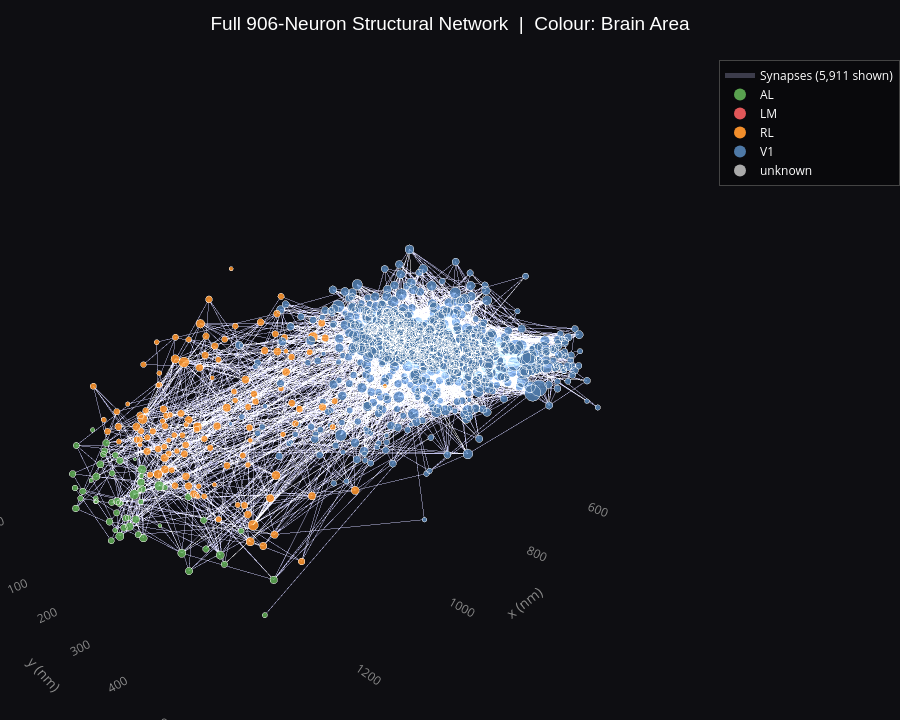

Notebook source saved alongside this figure:
### Markdown cell above
---
## Full 906-Neuron Network

Colour = **brain area** (V1 / RL / AL / LM).  
Node size ∝ total synaptic **strength**.  
Top 50% of edges by weight drawn; brighter = heavier synapse.

### Code cell
fig_906 = plot_3d(
    G_906,
    title='Full 906-Neuron Structural Network  |  Colour: Brain Area',
    color_attr='brain_area',
    size_by='strength',
    edge_pct_keep=50,
)
fig_906.show()

### Figure 1 — Plotly figure (JSON) as saved in the notebook; plotly's stock layout.template omitted (floating-point values rounded to 4 significant figures; data arrays with more than 128 entries replaced by an {"elided": "..."} marker saying what was removed)
{"data": [{"hoverinfo": "none", "line": {"color": "rgba(180,180,220,0.05)", "width": 1}, "mode": "lines", "name": "Synapses (5,911 shown)", "showlegend": false, "type": "scatter3d", "x": {"elided": "17592 float values"}, "y": {"elided": "17592 float values"}, "z": {"elided": "17592 float values"}}, {"hoverinfo": "none", "line": {"color": "rgba(180,180,220,0.11)", "width": 1}, "mode": "lines", "name": "Synapses (5,911 shown)", "showlegend": false, "type": "scatter3d", "x": {"elided": "135 float values"}, "y": {"elided": "135 float values"}, "z": {"elided": "135 float values"}}, {"hoverinfo": "none", "line": {"color": "rgba(180,180,220,0.17)", "width": 1}, "mode": "lines", "name": "Synapses (5,911 shown)", "showlegend": false, "type": "scatter3d", "x": [686.4, 658.6, null], "y": [114.2, 482.4, null], "z": [843.8, 877.4, null]}, {"hoverinfo": "none", "line": {"color": "rgba(180,180,220,0.30)", "width": 1}, "mode": "lines", "name": "Synapses (5,911 shown)", "showlegend": true, "type": "scatter3d", "x": [675.2, 658.6, null], "y": [203.0, 482.4, null], "z": [850.6, 877.4, null]}, {"marker": {"color": "#59A14F", "size": 10}, "mode": "markers", "name": "AL", "showlegend": true, "type": "scatter3d", "x": [null], "y": [null], "z": [null]}, {"marker": {"color": "#E15759", "size": 10}, "mode": "markers", "name": "LM", "showlegend": true, "type": "scatter3d", "x": [null], "y": [null], "z": [null]}, {"marker": {"color": "#F28E2B", "size": 10}, "mode": "markers", "name": "RL", "showlegend": true, "type": "scatter3d", "x": [null], "y": [null], "z": [null]}, {"marker": {"color": "#4E79A7", "size": 10}, "mode": "markers", "name": "V1", "showlegend": true, "type": "scatter3d", "x": [null], "y": [null], "z": [null]}, {"marker": {"color": "#aaaaaa", "size": 10}, "mode": "markers", "name": "unknown", "showlegend": true, "type": "scatter3d", "x": [null], "y": [null], "z": [null]}, {"hoverinfo": "text", "marker": {"color": {"elided": "906 str values"}, "line": {"color": "rgba(255,255,255,0.5)", "width": 0.8}, "opacity": 0.92, "size": {"elided": "906 float values"}}, "mode": "markers", "name": "Neurons", "showlegend": false, "text": {"elided": "906 str values"}, "type": "scatter3d", "x": {"elided": "906 float values"}, "y": {"elided": "906 float values"}, "z": {"elided": "906 float values"}}], "layout": {"height": 720, "legend": {"bgcolor": "rgba(0,0,0,0.35)", "bordercolor": "#444", "borderwidth": 1, "font": {"color": "white", "size": 12}, "itemsizing": "constant"}, "margin": {"b": 0, "l": 0, "r": 0, "t": 60}, "paper_bgcolor": "#0e0e12", "scene": {"bgcolor": "#0e0e12", "camera": {"eye": {"x": 1.4, "y": 1.4, "z": 0.8}}, "xaxis": {"color": "#888888", "showbackground": false, "showgrid": false, "title": {"text": "x (nm)"}, "zeroline": false}, "yaxis": {"color": "#888888", "showbackground": false, "showgrid": false, "title": {"text": "y (nm)"}, "zeroline": false}, "zaxis": {"color": "#888888", "showbackground": false, "showgrid": false, "title": {"text": "z (nm)"}, "zeroline": false}}, "title": {"font": {"color": "white", "family": "Arial", "size": 19}, "text": "Full 906-Neuron Structural Network  |  Colour: Brain Area", "x": 0.5}}}
